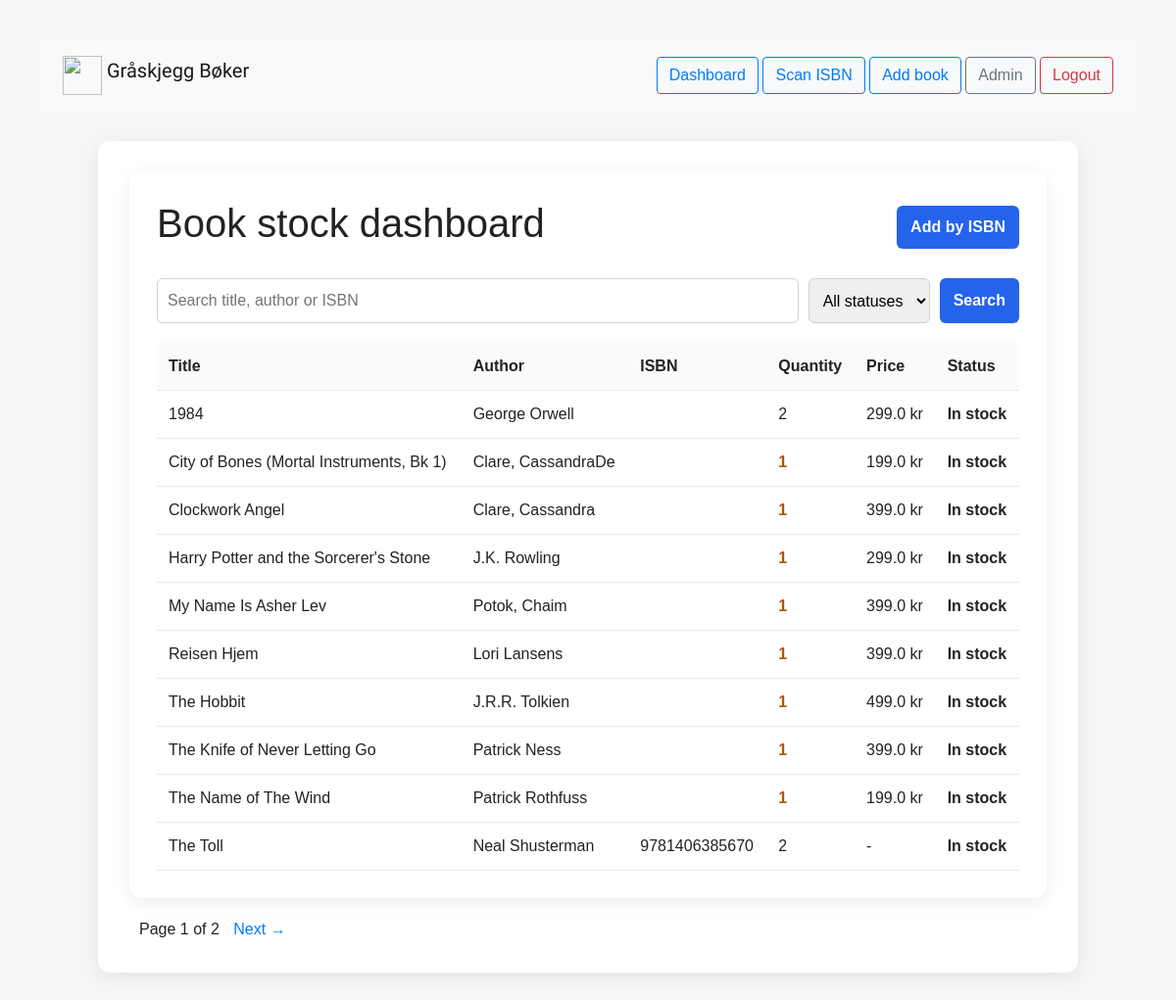
The page /dashboard/ (signed in) on the database its author committed.
### books/models.py (models this page shows, shortened)
class Book(models.Model):
    STATUS_CHOICES = [
        ("in_stock", "In stock"),
        ("listed", "Listed"),
        ("reserved", "Reserved"),
        ("sold", "Sold"),
    ]
    isbn = models.CharField(max_length=20, blank=True)
    title = models.CharField(max_length=200)
    author = models.CharField(max_length=200)
    description = models.TextField(blank=True)
    price = models.FloatField(null=True, blank=True)
    image_url = models.URLField(max_length=2100, blank=True)
    quantity = models.PositiveIntegerField(default=1)
    status = models.CharField(
        max_length=20,
        choices=STATUS_CHOICES,
        default="in_stock"
    )
    book_available = models.BooleanField(default=True)

### books/views.py (the view, shortened to what this page needs)
# urls.py: path("dashboard/", views.dashboard, name="dashboard"),
def dashboard(request):
    if not request.user.is_superuser:
        return redirect('login')
    search_query = request.GET.get("search", "")
    status_filter = request.GET.get("status", "")
    books = Book.objects.all().order_by("title")
    if status_filter:
        books = books.filter(status=status_filter)
    paginator = Paginator(books, 10)
    page_number = request.GET.get("page")
    page_obj = paginator.get_page(page_number)
    return render(request, "books/dashboard.html", {
        "books": page_obj,
        "page_obj": page_obj,
        "search_query": search_query,
        "status_filter": status_filter,
    })

### books/templates/books/dashboard.html (shortened to what this page needs)
{% extends "books/base.html" %}
{% block content %}
<div class="container">
    <div class="top">
        <h1>Book stock dashboard</h1>
        <a class="link-button" href="{% url 'search' %}">Add by ISBN</a>
    </div>
    <form method="get">
        <input
            type="text"
            name="search"
            placeholder="Search title, author or ISBN"
            value="{{ search_query }}"
        >
        <select name="status">
            <option value="">All statuses</option>
        </select>
        <button type="submit">Search</button>
    </form>
    <table>
        <thead>
            <tr>
                <th>Title</th>
                <th>Author</th>
                <th>ISBN</th>
                <th>Quantity</th>
                <th>Price</th>
                <th>Status</th>
            </tr>
        </thead>
        <tbody>
            {% for book in books %}
                <tr>
                    <td>{{ book.title }}</td>
                    <td>{{ book.author }}</td>
                    <td>{{ book.isbn }}</td>
                    <td class="{% if book.quantity <= 1 %}low{% endif %}">
                        {{ book.quantity }}
                    </td>
                    <td>
                        {% if book.price %}
                            {{ book.price }} kr
                        {% else %}
                            -
                        {% endif %}
                    </td>
                    <td class="{% if book.status == 'sold' %}sold{% else %}status{% endif %}">
                        {{ book.get_status_display }}
                    </td>
                </tr>
            {% empty %}
                <tr>
                    <td colspan="6">No books found.</td>
                </tr>
            {% endfor %}
        </tbody>
    </table>
</div>
<div style="margin-top: 20px;">
    <span style="margin: 0 10px;">
        Page {{ page_obj.number }} of {{ page_obj.paginator.num_pages }}
    </span>
    {% if page_obj.has_next %}
        <a href="?page={{ page_obj.next_page_number }}">Next →</a>
    {% endif %}
</div>
{% endblock %}

### books/templates/books/base.html (style rules this page uses)
body { background: #f4f6f8; margin: 0; color: #222; }

### books/templates/books/dashboard.html (style rules this page uses)
body { font-family: Arial, sans-serif; background: #f4f6f8; padding: 40px; color: #222; }
.container { max-width: 1100px; margin: auto; background: white; padding: 28px; border-radius: 12px; box-shadow: 0 4px 18px rgba(0,0,0,0.08); }
.top { display: flex; justify-content: space-between; gap: 16px; align-items: center; margin-bottom: 24px; }
form { display: flex; gap: 10px; margin-bottom: 20px; }
input, select { padding: 10px; border: 1px solid #ccd1d5; border-radius: 6px; }
input { flex: 1; }
button, .link-button { background: #2563eb; color: white; border: none; padding: 10px 14px; border-radius: 6px; text-decoration: none; cursor: pointer; font-weight: bold; }
table { width: 100%; border-collapse: collapse; }
th, td { text-align: left; padding: 12px; border-bottom: 1px solid #e5e7eb; }
th { background: #f9fafb; }
.status { font-weight: bold; }
.low { color: #b45309; font-weight: bold; }

### rows shown on the page
Book: title "1984", author "George Orwell", quantity "2", price "299.0", status "In stock"
Book: title "City of Bones (Mortal Instruments, Bk 1)", author "Clare, CassandraDe", quantity "1", price "199.0", status "In stock"
Book: title "Clockwork Angel", author "Clare, Cassandra", quantity "1", price "399.0", status "In stock"
Book: title "Harry Potter and the Sorcerer's Stone", author "J.K. Rowling", quantity "1", price "299.0", status "In stock"
Book: title "My Name Is Asher Lev", author "Potok, Chaim", quantity "1", price "399.0", status "In stock"
Book: title "Reisen Hjem", author "Lori Lansens", quantity "1", price "399.0", status "In stock"
Book: title "The Hobbit", author "J.R.R. Tolkien", quantity "1", price "499.0", status "In stock"
Book: title "The Knife of Never Letting Go", author "Patrick Ness", quantity "1", price "399.0", status "In stock"
Book: title "The Name of The Wind", author "Patrick Rothfuss", quantity "1", price "199.0", status "In stock"
Book: title "The Toll", author "Neal Shusterman", isbn "9781406385670", quantity "2", status "In stock"

### other values the page prints
{{ page_obj.number }} "1"
{{ page_obj.paginator.num_pages }} "2"
